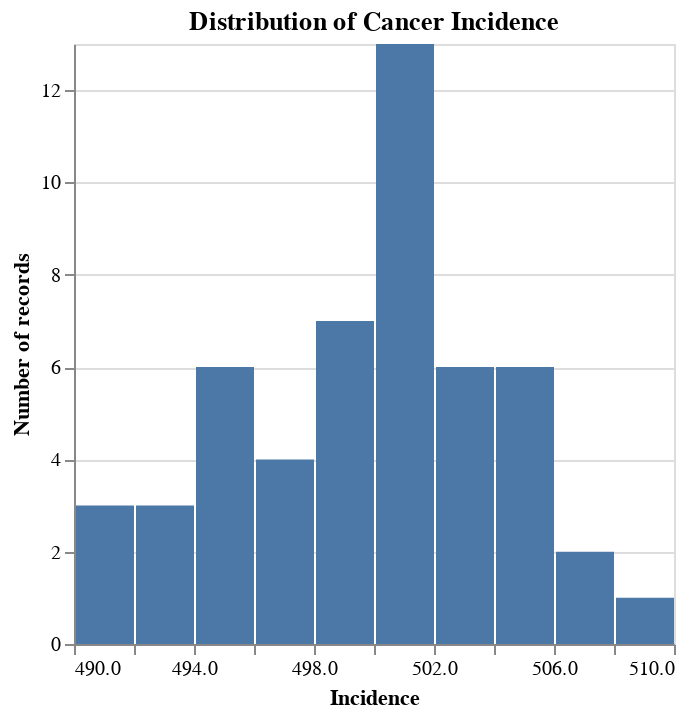

Here is the notebook cell this chart was saved with:
### Code cell
alt.Chart(cancer_country_avg).mark_bar().encode(
    alt.X("Incidence", bin=True, title='Incidence'),
    alt.Y("count()", title='Number of records')
).properties(
    title='Distribution of Cancer Incidence'
)

### Figure 1 — Vega-Lite specification as saved in the notebook (floating-point values rounded to 4 significant figures)
{"config": {"view": {"continuousWidth": 300, "continuousHeight": 300}}, "data": {"name": "data-49e2730cd25be669190bbca8ca818474"}, "mark": {"type": "bar"}, "encoding": {"x": {"bin": true, "field": "Incidence", "title": "Incidence", "type": "quantitative"}, "y": {"aggregate": "count", "title": "Number of records", "type": "quantitative"}}, "title": "Distribution of Cancer Incidence", "$schema": "https://vega.github.io/schema/vega-lite/v5.20.1.json", "datasets": {"data-49e2730cd25be669190bbca8ca818474": [{"Country": "Afghanistan", "Incidence": 507.6, "Mortality": 253.6, "Prevalence": 1037.0, "Urban_Population": 60.26, "Health_Expenditure_%GDP": 8.99, "Tobacco_Use_%": 24.81, "Alcohol_Consumption_Liters": 7.98, "Physical_Activity_%": 50.08, "Obesity_%": 25.04, "Air_Quality_Index": 99.42, "UV_Radiation": 5.99, "Family_History_%": 30.24, "Genetic_Mutation_%": 12.49, "Treatment_Coverage_%": 75.49, "GDP_per_Capita": 39850.0, "Life_Expectancy": 67.52, "Health_Infrastructure_Index": 5.5, "Education_Index": 0.65, "Population_Density": 503.2}, {"Country": "Angola", "Incidence": 501.1, "Mortality": 252.0, "Prevalence": 1039.0, "Urban_Population": 60.54, "Health_Expenditure_%GDP": 9.01, "Tobacco_Use_%": 24.93, "Alcohol_Consumption_Liters": 8.12, "Physical_Activity_%": 50.45, "Obesity_%": 25.23, "Air_Quality_Index": 100.6, "UV_Radiation": 6.06, "Family_History_%": 29.85, "Genetic_Mutation_%": 12.4, "Treatment_Coverage_%": 75.11, "GDP_per_Capita": 39930.0, "Life_Expectancy": 67.54, "Health_Infrastructure_Index": 5.53, "Education_Index": 0.65, "Population_Density": 502.9}, {"Country": "Argentina", "Incidence": 499.3, "Mortality": 252.6, "Prevalence": 1050.0, "Urban_Population": 59.95, "Health_Expenditure_%GDP": 8.92, "Tobacco_Use_%": 25.04, "Alcohol_Consumption_Liters": 7.98, "Physical_Activity_%": 49.57, "Obesity_%": 25.11, "Air_Quality_Index": 99.66, "UV_Radiation": 6.08, "Family_History_%": 30.1, "Genetic_Mutation_%": 12.41, "Treatment_Coverage_%": 74.86, "GDP_per_Capita": 40750.0, "Life_Expectancy": 67.4, "Health_Infrastructure_Index": 5.52, "Education_Index": 0.65, "Population_Density": 508.1}, {"Country": "Australia", "Incidence": 491.4, "Mortality": 252.3, "Prevalence": 1057.0, "Urban_Population": 59.58, "Health_Expenditure_%GDP": 8.98, "Tobacco_Use_%": 25.09, "Alcohol_Consumption_Liters": 8.12, "Physical_Activity_%": 49.74, "Obesity_%": 24.66, "Air_Quality_Index": 99.86, "UV_Radiation": 5.99, "Family_History_%": 30.12, "Genetic_Mutation_%": 12.56, "Treatment_Coverage_%": 75.02, "GDP_per_Capita": 41080.0, "Life_Expectancy": 67.42, "Health_Infrastructure_Index": 5.55, "Education_Index": 0.65, "Population_Density": 511.0}, {"Country": "Bangladesh", "Incidence": 498.3, "Mortality": 247.8, "Prevalence": 1053.0, "Urban_Population": 60.05, "Health_Expenditure_%GDP": 8.98, "Tobacco_Use_%": 25.23, "Alcohol_Consumption_Liters": 8.01, "Physical_Activity_%": 50.1, "Obesity_%": 25.12, "Air_Quality_Index": 99.83, "UV_Radiation": 6.0, "Family_History_%": 30.01, "Genetic_Mutation_%": 12.4, "Treatment_Coverage_%": 75.31, "GDP_per_Capita": 40630.0, "Life_Expectancy": 67.17, "Health_Infrastructure_Index": 5.49, "Education_Index": 0.65, "Population_Density": 509.0}, {"Country": "Brazil", "Incidence": 509.8, "Mortality": 246.8, "Prevalence": 1047.0, "Urban_Population": 59.73, "Health_Expenditure_%GDP": 9.01, "Tobacco_Use_%": 25.17, "Alcohol_Consumption_Liters": 8.09, "Physical_Activity_%": 50.36, "Obesity_%": 25.12, "Air_Quality_Index": 100.2, "UV_Radiation": 5.94, "Family_History_%": 30.15, "Genetic_Mutation_%": 12.54, "Treatment_Coverage_%": 75.22, "GDP_per_Capita": 40450.0, "Life_Expectancy": 67.68, "Health_Infrastructure_Index": 5.45, "Education_Index": 0.65, "Population_Density": 507.6}, {"Country": "Cameroon", "Incidence": 497.0, "Mortality": 251.5, "Prevalence": 1042.0, "Urban_Population": 60.06, "Health_Expenditure_%GDP": 8.96, "Tobacco_Use_%": 25.18, "Alcohol_Consumption_Liters": 8.03, "Physical_Activity_%": 49.9, "Obesity_%": 25.26, "Air_Quality_Index": 99.91, "UV_Radiation": 5.97, "Family_History_%": 30.07, "Genetic_Mutation_%": 12.4, "Treatment_Coverage_%": 75.02, "GDP_per_Capita": 40250.0, "Life_Expectancy": 67.39, "Health_Infrastructure_Index": 5.47, "Education_Index": 0.65, "Population_Density": 500.4}, {"Country": "Canada", "Incidence": 504.1, "Mortality": 246.7, "Prevalence": 1059.0, "Urban_Population": 59.63, "Health_Expenditure_%GDP": 9.0, "Tobacco_Use_%": 24.86, "Alcohol_Consumption_Liters": 8.07, "Physical_Activity_%": 49.95, "Obesity_%": 25.17, "Air_Quality_Index": 100.4, "UV_Radiation": 5.95, "Family_History_%": 29.87, "Genetic_Mutation_%": 12.49, "Treatment_Coverage_%": 75.46, "GDP_per_Capita": 39850.0, "Life_Expectancy": 67.38, "Health_Infrastructure_Index": 5.5, "Education_Index": 0.65, "Population_Density": 517.9}, {"Country": "China", "Incidence": 495.2, "Mortality": 248.9, "Prevalence": 1054.0, "Urban_Population": 60.1, "Health_Expenditure_%GDP": 8.92, "Tobacco_Use_%": 24.76, "Alcohol_Consumption_Liters": 8.09, "Physical_Activity_%": 49.97, "Obesity_%": 25.23, "Air_Quality_Index": 99.72, "UV_Radiation": 5.98, "Family_History_%": 30.04, "Genetic_Mutation_%": 12.51, "Treatment_Coverage_%": 74.89, "GDP_per_Capita": 40640.0, "Life_Expectancy": 67.96, "Health_Infrastructure_Index": 5.48, "Education_Index": 0.65, "Population_Density": 504.7}, {"Country": "Colombia", "Incidence": 501.6, "Mortality": 250.2, "Prevalence": 1052.0, "Urban_Population": 60.57, "Health_Expenditure_%GDP": 9.02, "Tobacco_Use_%": 24.95, "Alcohol_Consumption_Liters": 8.12, "Physical_Activity_%": 49.78, "Obesity_%": 25.07, "Air_Quality_Index": 100.4, "UV_Radiation": 5.99, "Family_History_%": 29.95, "Genetic_Mutation_%": 12.56, "Treatment_Coverage_%": 74.95, "GDP_per_Capita": 40660.0, "Life_Expectancy": 67.35, "Health_Infrastructure_Index": 5.52, "Education_Index": 0.65, "Population_Density": 506.1}, {"Country": "DR Congo", "Incidence": 504.6, "Mortality": 249.6, "Prevalence": 1056.0, "Urban_Population": 60.19, "Health_Expenditure_%GDP": 9.01, "Tobacco_Use_%": 25.03, "Alcohol_Consumption_Liters": 8.0, "Physical_Activity_%": 49.42, "Obesity_%": 24.96, "Air_Quality_Index": 98.25, "UV_Radiation": 5.97, "Family_History_%": 29.65, "Genetic_Mutation_%": 12.5, "Treatment_Coverage_%": 75.35, "GDP_per_Capita": 40690.0, "Life_Expectancy": 67.51, "Health_Infrastructure_Index": 5.46, "Education_Index": 0.65, "Population_Density": 509.9}, {"Country": "Egypt", "Incidence": 497.0, "Mortality": 248.0, "Prevalence": 1031.0, "Urban_Population": 60.06, "Health_Expenditure_%GDP": 9.0, "Tobacco_Use_%": 25.03, "Alcohol_Consumption_Liters": 7.98, "Physical_Activity_%": 49.54, "Obesity_%": 24.8, "Air_Quality_Index": 99.76, "UV_Radiation": 6.08, "Family_History_%": 29.79, "Genetic_Mutation_%": 12.53, "Treatment_Coverage_%": 74.61, "GDP_per_Capita": 40460.0, "Life_Expectancy": 67.48, "Health_Infrastructure_Index": 5.47, "Education_Index": 0.65, "Population_Density": 504.9}, {"Country": "Ethiopia", "Incidence": 504.4, "Mortality": 247.3, "Prevalence": 1049.0, "Urban_Population": 60.23, "Health_Expenditure_%GDP": 9.08, "Tobacco_Use_%": 24.83, "Alcohol_Consumption_Liters": 7.86, "Physical_Activity_%": 49.69, "Obesity_%": 25.07, "Air_Quality_Index": 101.1, "UV_Radiation": 6.01, "Family_History_%": 29.79, "Genetic_Mutation_%": 12.53, "Treatment_Coverage_%": 74.94, "GDP_per_Capita": 40600.0, "Life_Expectancy": 67.42, "Health_Infrastructure_Index": 5.46, "Education_Index": 0.65, "Population_Density": 501.8}, {"Country": "France", "Incidence": 493.3, "Mortality": 247.2, "Prevalence": 1050.0, "Urban_Population": 60.1, "Health_Expenditure_%GDP": 9.04, "Tobacco_Use_%": 24.86, "Alcohol_Consumption_Liters": 7.99, "Physical_Activity_%": 50.15, "Obesity_%": 24.93, "Air_Quality_Index": 101.0, "UV_Radiation": 6.06, "Family_History_%": 30.1, "Genetic_Mutation_%": 12.44, "Treatment_Coverage_%": 74.81, "GDP_per_Capita": 40140.0, "Life_Expectancy": 67.48, "Health_Infrastructure_Index": 5.46, "Education_Index": 0.65, "Population_Density": 512.8}, {"Country": "Germany", "Incidence": 501.6, "Mortality": 250.1, "Prevalence": 1049.0, "Urban_Population": 59.64, "Health_Expenditure_%GDP": 9.01, "Tobacco_Use_%": 25.23, "Alcohol_Consumption_Liters": 8.03, "Physical_Activity_%": 50.03, "Obesity_%": 25.26, "Air_Quality_Index": 100.4, "UV_Radiation": 6.03, "Family_History_%": 29.8, "Genetic_Mutation_%": 12.54, "Treatment_Coverage_%": 74.71, "GDP_per_Capita": 40570.0, "Life_Expectancy": 67.55, "Health_Infrastructure_Index": 5.53, "Education_Index": 0.65, "Population_Density": 509.9}, {"Country": "Ghana", "Incidence": 502.1, "Mortality": 251.4, "Prevalence": 1059.0, "Urban_Population": 59.94, "Health_Expenditure_%GDP": 8.98, "Tobacco_Use_%": 25.41, "Alcohol_Consumption_Liters": 7.93, "Physical_Activity_%": 50.24, "Obesity_%": 24.91, "Air_Quality_Index": 101.8, "UV_Radiation": 6.05, "Family_History_%": 30.21, "Genetic_Mutation_%": 12.49, "Treatment_Coverage_%": 74.73, "GDP_per_Capita": 40130.0, "Life_Expectancy": 67.27, "Health_Infrastructure_Index": 5.52, "Education_Index": 0.65, "Population_Density": 501.5}, {"Country": "India", "Incidence": 495.4, "Mortality": 248.1, "Prevalence": 1044.0, "Urban_Population": 59.49, "Health_Expenditure_%GDP": 9.03, "Tobacco_Use_%": 24.99, "Alcohol_Consumption_Liters": 7.97, "Physical_Activity_%": 50.01, "Obesity_%": 24.86, "Air_Quality_Index": 99.19, "UV_Radiation": 6.01, "Family_History_%": 29.85, "Genetic_Mutation_%": 12.4, "Treatment_Coverage_%": 74.92, "GDP_per_Capita": 40610.0, "Life_Expectancy": 67.74, "Health_Infrastructure_Index": 5.5, "Education_Index": 0.65, "Population_Density": 498.0}, {"Country": "Indonesia", "Incidence": 494.3, "Mortality": 254.9, "Prevalence": 1065.0, "Urban_Population": 59.71, "Health_Expenditure_%GDP": 8.93, "Tobacco_Use_%": 24.99, "Alcohol_Consumption_Liters": 8.04, "Physical_Activity_%": 50.13, "Obesity_%": 24.79, "Air_Quality_Index": 97.81, "UV_Radiation": 5.98, "Family_History_%": 29.49, "Genetic_Mutation_%": 12.4, "Treatment_Coverage_%": 75.37, "GDP_per_Capita": 40960.0, "Life_Expectancy": 67.41, "Health_Infrastructure_Index": 5.56, "Education_Index": 0.65, "Population_Density": 506.0}, {"Country": "Iran", "Incidence": 498.8, "Mortality": 251.3, "Prevalence": 1044.0, "Urban_Population": 60.22, "Health_Expenditure_%GDP": 8.98, "Tobacco_Use_%": 24.75, "Alcohol_Consumption_Liters": 8.06, "Physical_Activity_%": 49.64, "Obesity_%": 25.02, "Air_Quality_Index": 96.83, "UV_Radiation": 6.02, "Family_History_%": 30.01, "Genetic_Mutation_%": 12.59, "Treatment_Coverage_%": 75.14, "GDP_per_Capita": 40530.0, "Life_Expectancy": 67.77, "Health_Infrastructure_Index": 5.42, "Education_Index": 0.65, "Population_Density": 502.0}, {"Country": "Iraq", "Incidence": 504.0, "Mortality": 247.6, "Prevalence": 1048.0, "Urban_Population": 59.97, "Health_Expenditure_%GDP": 8.97, "Tobacco_Use_%": 24.88, "Alcohol_Consumption_Liters": 8.01, "Physical_Activity_%": 49.58, "Obesity_%": 25.11, "Air_Quality_Index": 98.89, "UV_Radiation": 6.07, "Family_History_%": 29.88, "Genetic_Mutation_%": 12.55, "Treatment_Coverage_%": 74.8, "GDP_per_Capita": 41030.0, "Life_Expectancy": 67.25, "Health_Infrastructure_Index": 5.34, "Education_Index": 0.65, "Population_Density": 506.0}, {"Country": "Italy", "Incidence": 496.3, "Mortality": 247.3, "Prevalence": 1055.0, "Urban_Population": 59.93, "Health_Expenditure_%GDP": 9.08, "Tobacco_Use_%": 25.08, "Alcohol_Consumption_Liters": 8.04, "Physical_Activity_%": 50.04, "Obesity_%": 25.24, "Air_Quality_Index": 99.13, "UV_Radiation": 5.97, "Family_History_%": 29.91, "Genetic_Mutation_%": 12.46, "Treatment_Coverage_%": 74.98, "GDP_per_Capita": 41130.0, "Life_Expectancy": 67.53, "Health_Infrastructure_Index": 5.51, "Education_Index": 0.65, "Population_Density": 496.6}, {"Country": "Japan", "Incidence": 506.2, "Mortality": 246.9, "Prevalence": 1054.0, "Urban_Population": 59.97, "Health_Expenditure_%GDP": 8.99, "Tobacco_Use_%": 25.23, "Alcohol_Consumption_Liters": 8.03, "Physical_Activity_%": 50.32, "Obesity_%": 24.9, "Air_Quality_Index": 99.38, "UV_Radiation": 6.01, "Family_History_%": 29.6, "Genetic_Mutation_%": 12.49, "Treatment_Coverage_%": 75.37, "GDP_per_Capita": 40110.0, "Life_Expectancy": 67.72, "Health_Infrastructure_Index": 5.46, "Education_Index": 0.65, "Population_Density": 506.5}, {"Country": "Madagascar", "Incidence": 501.5, "Mortality": 248.2, "Prevalence": 1054.0, "Urban_Population": 59.84, "Health_Expenditure_%GDP": 9.03, "Tobacco_Use_%": 25.2, "Alcohol_Consumption_Liters": 8.19, "Physical_Activity_%": 49.88, "Obesity_%": 25.17, "Air_Quality_Index": 99.18, "UV_Radiation": 5.95, "Family_History_%": 29.89, "Genetic_Mutation_%": 12.52, "Treatment_Coverage_%": 75.12, "GDP_per_Capita": 40410.0, "Life_Expectancy": 67.59, "Health_Infrastructure_Index": 5.49, "Education_Index": 0.65, "Population_Density": 502.4}, {"Country": "Malaysia", "Incidence": 498.1, "Mortality": 245.7, "Prevalence": 1066.0, "Urban_Population": 59.88, "Health_Expenditure_%GDP": 9.07, "Tobacco_Use_%": 24.94, "Alcohol_Consumption_Liters": 7.98, "Physical_Activity_%": 51.04, "Obesity_%": 24.9, "Air_Quality_Index": 98.36, "UV_Radiation": 6.0, "Family_History_%": 30.15, "Genetic_Mutation_%": 12.59, "Treatment_Coverage_%": 74.75, "GDP_per_Capita": 40490.0, "Life_Expectancy": 67.56, "Health_Infrastructure_Index": 5.49, "Education_Index": 0.65, "Population_Density": 509.7}, {"Country": "Mexico", "Incidence": 503.3, "Mortality": 251.8, "Prevalence": 1048.0, "Urban_Population": 59.92, "Health_Expenditure_%GDP": 8.86, "Tobacco_Use_%": 25.23, "Alcohol_Consumption_Liters": 8.12, "Physical_Activity_%": 50.08, "Obesity_%": 24.87, "Air_Quality_Index": 98.96, "UV_Radiation": 6.08, "Family_History_%": 30.07, "Genetic_Mutation_%": 12.45, "Treatment_Coverage_%": 75.22, "GDP_per_Capita": 40650.0, "Life_Expectancy": 67.36, "Health_Infrastructure_Index": 5.54, "Education_Index": 0.65, "Population_Density": 506.8}, {"Country": "Morocco", "Incidence": 492.4, "Mortality": 250.1, "Prevalence": 1059.0, "Urban_Population": 59.59, "Health_Expenditure_%GDP": 8.95, "Tobacco_Use_%": 25.01, "Alcohol_Consumption_Liters": 7.97, "Physical_Activity_%": 49.61, "Obesity_%": 24.83, "Air_Quality_Index": 99.89, "UV_Radiation": 5.99, "Family_History_%": 30.01, "Genetic_Mutation_%": 12.52, "Treatment_Coverage_%": 75.03, "GDP_per_Capita": 40720.0, "Life_Expectancy": 67.11, "Health_Infrastructure_Index": 5.51, "Education_Index": 0.65, "Population_Density": 505.3}, {"Country": "Mozambique", "Incidence": 490.6, "Mortality": 249.1, "Prevalence": 1055.0, "Urban_Population": 60.74, "Health_Expenditure_%GDP": 8.99, "Tobacco_Use_%": 25.12, "Alcohol_Consumption_Liters": 7.96, "Physical_Activity_%": 50.56, "Obesity_%": 25.11, "Air_Quality_Index": 99.11, "UV_Radiation": 6.03, "Family_History_%": 30.03, "Genetic_Mutation_%": 12.6, "Treatment_Coverage_%": 74.85, "GDP_per_Capita": 41040.0, "Life_Expectancy": 67.74, "Health_Infrastructure_Index": 5.46, "Education_Index": 0.65, "Population_Density": 497.1}, {"Country": "Nepal", "Incidence": 503.6, "Mortality": 248.1, "Prevalence": 1053.0, "Urban_Population": 59.73, "Health_Expenditure_%GDP": 9.1, "Tobacco_Use_%": 24.88, "Alcohol_Consumption_Liters": 7.91, "Physical_Activity_%": 49.66, "Obesity_%": 24.87, "Air_Quality_Index": 100.4, "UV_Radiation": 6.01, "Family_History_%": 30.03, "Genetic_Mutation_%": 12.52, "Treatment_Coverage_%": 74.69, "GDP_per_Capita": 40790.0, "Life_Expectancy": 67.73, "Health_Infrastructure_Index": 5.47, "Education_Index": 0.65, "Population_Density": 515.9}, {"Country": "Niger", "Incidence": 491.8, "Mortality": 245.3, "Prevalence": 1038.0, "Urban_Population": 60.21, "Health_Expenditure_%GDP": 8.99, "Tobacco_Use_%": 25.35, "Alcohol_Consumption_Liters": 8.03, "Physical_Activity_%": 49.68, "Obesity_%": 24.92, "Air_Quality_Index": 98.18, "UV_Radiation": 6.02, "Family_History_%": 30.2, "Genetic_Mutation_%": 12.52, "Treatment_Coverage_%": 75.35, "GDP_per_Capita": 40150.0, "Life_Expectancy": 67.42, "Health_Infrastructure_Index": 5.61, "Education_Index": 0.65, "Population_Density": 504.9}, {"Country": "Nigeria", "Incidence": 499.0, "Mortality": 254.2, "Prevalence": 1040.0, "Urban_Population": 59.7, "Health_Expenditure_%GDP": 8.99, "Tobacco_Use_%": 24.82, "Alcohol_Consumption_Liters": 7.92, "Physical_Activity_%": 49.95, "Obesity_%": 24.78, "Air_Quality_Index": 100.9, "UV_Radiation": 6.09, "Family_History_%": 30.0, "Genetic_Mutation_%": 12.52, "Treatment_Coverage_%": 74.97, "GDP_per_Capita": 40450.0, "Life_Expectancy": 67.44, "Health_Infrastructure_Index": 5.56, "Education_Index": 0.65, "Population_Density": 508.1}, {"Country": "Pakistan", "Incidence": 495.6, "Mortality": 249.7, "Prevalence": 1033.0, "Urban_Population": 60.53, "Health_Expenditure_%GDP": 8.96, "Tobacco_Use_%": 24.89, "Alcohol_Consumption_Liters": 8.0, "Physical_Activity_%": 50.09, "Obesity_%": 25.13, "Air_Quality_Index": 96.79, "UV_Radiation": 5.98, "Family_History_%": 29.86, "Genetic_Mutation_%": 12.43, "Treatment_Coverage_%": 74.87, "GDP_per_Capita": 41000.0, "Life_Expectancy": 67.06, "Health_Infrastructure_Index": 5.5, "Education_Index": 0.65, "Population_Density": 508.6}, {"Country": "Peru", "Incidence": 504.2, "Mortality": 244.5, "Prevalence": 1044.0, "Urban_Population": 59.72, "Health_Expenditure_%GDP": 8.9, "Tobacco_Use_%": 25.1, "Alcohol_Consumption_Liters": 7.95, "Physical_Activity_%": 49.97, "Obesity_%": 25.34, "Air_Quality_Index": 100.3, "UV_Radiation": 6.0, "Family_History_%": 29.98, "Genetic_Mutation_%": 12.5, "Treatment_Coverage_%": 75.1, "GDP_per_Capita": 40930.0, "Life_Expectancy": 67.53, "Health_Infrastructure_Index": 5.5, "Education_Index": 0.65, "Population_Density": 502.6}, {"Country": "Philippines", "Incidence": 500.2, "Mortality": 250.9, "Prevalence": 1046.0, "Urban_Population": 59.41, "Health_Expenditure_%GDP": 9.08, "Tobacco_Use_%": 25.25, "Alcohol_Consumption_Liters": 8.01, "Physical_Activity_%": 50.28, "Obesity_%": 24.81, "Air_Quality_Index": 101.7, "UV_Radiation": 6.01, "Family_History_%": 30.22, "Genetic_Mutation_%": 12.6, "Treatment_Coverage_%": 75.06, "GDP_per_Capita": 40570.0, "Life_Expectancy": 67.43, "Health_Infrastructure_Index": 5.5, "Education_Index": 0.65, "Population_Density": 508.4}, {"Country": "Poland", "Incidence": 495.3, "Mortality": 252.8, "Prevalence": 1059.0, "Urban_Population": 59.81, "Health_Expenditure_%GDP": 8.91, "Tobacco_Use_%": 25.3, "Alcohol_Consumption_Liters": 8.1, "Physical_Activity_%": 49.81, "Obesity_%": 24.78, "Air_Quality_Index": 99.58, "UV_Radiation": 6.01, "Family_History_%": 30.03, "Genetic_Mutation_%": 12.5, "Treatment_Coverage_%": 74.65, "GDP_per_Capita": 40200.0, "Life_Expectancy": 67.33, "Health_Infrastructure_Index": 5.47, "Education_Index": 0.65, "Population_Density": 507.9}, {"Country": "Russia", "Incidence": 501.3, "Mortality": 248.7, "Prevalence": 1068.0, "Urban_Population": 60.03, "Health_Expenditure_%GDP": 8.99, "Tobacco_Use_%": 25.02, "Alcohol_Consumption_Liters": 7.9, "Physical_Activity_%": 50.09, "Obesity_%": 24.83, "Air_Quality_Index": 99.28, "UV_Radiation": 5.99, "Family_History_%": 30.09, "Genetic_Mutation_%": 12.47, "Treatment_Coverage_%": 75.24, "GDP_per_Capita": 40580.0, "Life_Expectancy": 67.52, "Health_Infrastructure_Index": 5.5, "Education_Index": 0.65, "Population_Density": 498.6}, {"Country": "Saudi Arabia", "Incidence": 494.1, "Mortality": 249.5, "Prevalence": 1041.0, "Urban_Population": 59.79, "Health_Expenditure_%GDP": 8.88, "Tobacco_Use_%": 24.96, "Alcohol_Consumption_Liters": 7.98, "Physical_Activity_%": 50.55, "Obesity_%": 24.96, "Air_Quality_Index": 100.0, "UV_Radiation": 5.99, "Family_History_%": 29.81, "Genetic_Mutation_%": 12.43, "Treatment_Coverage_%": 75.08, "GDP_per_Capita": 40600.0, "Life_Expectancy": 67.49, "Health_Infrastructure_Index": 5.47, "Education_Index": 0.65, "Population_Density": 496.6}, {"Country": "South Africa", "Incidence": 498.4, "Mortality": 247.0, "Prevalence": 1042.0, "Urban_Population": 59.72, "Health_Expenditure_%GDP": 9.01, "Tobacco_Use_%": 24.97, "Alcohol_Consumption_Liters": 8.08, "Physical_Activity_%": 50.91, "Obesity_%": 24.9, "Air_Quality_Index": 99.81, "UV_Radiation": 5.98, "Family_History_%": 30.64, "Genetic_Mutation_%": 12.45, "Treatment_Coverage_%": 75.09, "GDP_per_Capita": 39970.0, "Life_Expectancy": 67.42, "Health_Infrastructure_Index": 5.53, "Education_Index": 0.65, "Population_Density": 500.5}, {"Country": "South Korea", "Incidence": 503.3, "Mortality": 248.2, "Prevalence": 1059.0, "Urban_Population": 60.42, "Health_Expenditure_%GDP": 8.98, "Tobacco_Use_%": 24.98, "Alcohol_Consumption_Liters": 8.19, "Physical_Activity_%": 50.04, "Obesity_%": 25.12, "Air_Quality_Index": 99.1, "UV_Radiation": 5.98, "Family_History_%": 30.17, "Genetic_Mutation_%": 12.56, "Treatment_Coverage_%": 74.7, "GDP_per_Capita": 40510.0, "Life_Expectancy": 67.23, "Health_Infrastructure_Index": 5.47, "Education_Index": 0.65, "Population_Density": 515.0}, {"Country": "Spain", "Incidence": 501.2, "Mortality": 252.4, "Prevalence": 1047.0, "Urban_Population": 59.83, "Health_Expenditure_%GDP": 9.01, "Tobacco_Use_%": 24.99, "Alcohol_Consumption_Liters": 7.97, "Physical_Activity_%": 50.15, "Obesity_%": 25.04, "Air_Quality_Index": 99.5, "UV_Radiation": 6.01, "Family_History_%": 30.13, "Genetic_Mutation_%": 12.48, "Treatment_Coverage_%": 75.34, "GDP_per_Capita": 40800.0, "Life_Expectancy": 67.37, "Health_Infrastructure_Index": 5.54, "Education_Index": 0.65, "Population_Density": 506.6}, {"Country": "Sri Lanka", "Incidence": 502.4, "Mortality": 250.4, "Prevalence": 1046.0, "Urban_Population": 60.0, "Health_Expenditure_%GDP": 9.12, "Tobacco_Use_%": 24.93, "Alcohol_Consumption_Liters": 7.93, "Physical_Activity_%": 50.0, "Obesity_%": 24.96, "Air_Quality_Index": 98.27, "UV_Radiation": 5.9, "Family_History_%": 30.0, "Genetic_Mutation_%": 12.38, "Treatment_Coverage_%": 75.15, "GDP_per_Capita": 41370.0, "Life_Expectancy": 67.63, "Health_Infrastructure_Index": 5.48, "Education_Index": 0.65, "Population_Density": 511.1}, {"Country": "Sudan", "Incidence": 493.5, "Mortality": 249.3, "Prevalence": 1053.0, "Urban_Population": 59.85, "Health_Expenditure_%GDP": 8.97, "Tobacco_Use_%": 25.37, "Alcohol_Consumption_Liters": 7.92, "Physical_Activity_%": 50.15, "Obesity_%": 24.84, "Air_Quality_Index": 101.0, "UV_Radiation": 6.01, "Family_History_%": 29.87, "Genetic_Mutation_%": 12.51, "Treatment_Coverage_%": 74.8, "GDP_per_Capita": 40490.0, "Life_Expectancy": 67.48, "Health_Infrastructure_Index": 5.47, "Education_Index": 0.65, "Population_Density": 503.9}, {"Country": "Thailand", "Incidence": 499.2, "Mortality": 250.9, "Prevalence": 1060.0, "Urban_Population": 60.17, "Health_Expenditure_%GDP": 9.01, "Tobacco_Use_%": 25.18, "Alcohol_Consumption_Liters": 8.0, "Physical_Activity_%": 50.07, "Obesity_%": 25.24, "Air_Quality_Index": 98.51, "UV_Radiation": 5.99, "Family_History_%": 29.8, "Genetic_Mutation_%": 12.47, "Treatment_Coverage_%": 74.97, "GDP_per_Capita": 39740.0, "Life_Expectancy": 67.4, "Health_Infrastructure_Index": 5.55, "Education_Index": 0.65, "Population_Density": 500.6}, {"Country": "Turkey", "Incidence": 505.2, "Mortality": 250.6, "Prevalence": 1061.0, "Urban_Population": 60.26, "Health_Expenditure_%GDP": 9.06, "Tobacco_Use_%": 25.32, "Alcohol_Consumption_Liters": 8.02, "Physical_Activity_%": 49.86, "Obesity_%": 24.77, "Air_Quality_Index": 99.17, "UV_Radiation": 5.93, "Family_History_%": 29.8, "Genetic_Mutation_%": 12.52, "Treatment_Coverage_%": 75.26, "GDP_per_Capita": 40790.0, "Life_Expectancy": 67.21, "Health_Infrastructure_Index": 5.44, "Education_Index": 0.65, "Population_Density": 501.7}, {"Country": "Uganda", "Incidence": 501.7, "Mortality": 246.1, "Prevalence": 1040.0, "Urban_Population": 60.14, "Health_Expenditure_%GDP": 9.04, "Tobacco_Use_%": 25.07, "Alcohol_Consumption_Liters": 7.97, "Physical_Activity_%": 49.82, "Obesity_%": 25.0, "Air_Quality_Index": 100.3, "UV_Radiation": 5.99, "Family_History_%": 29.98, "Genetic_Mutation_%": 12.43, "Treatment_Coverage_%": 74.96, "GDP_per_Capita": 40410.0, "Life_Expectancy": 67.75, "Health_Infrastructure_Index": 5.45, "Education_Index": 0.65, "Population_Density": 498.2}, {"Country": "Ukraine", "Incidence": 500.2, "Mortality": 253.3, "Prevalence": 1053.0, "Urban_Population": 60.11, "Health_Expenditure_%GDP": 9.04, "Tobacco_Use_%": 25.01, "Alcohol_Consumption_Liters": 7.95, "Physical_Activity_%": 50.28, "Obesity_%": 24.97, "Air_Quality_Index": 99.01, "UV_Radiation": 6.04, "Family_History_%": 29.91, "Genetic_Mutation_%": 12.42, "Treatment_Coverage_%": 74.85, "GDP_per_Capita": 40070.0, "Life_Expectancy": 67.73, "Health_Infrastructure_Index": 5.52, "Education_Index": 0.65, "Population_Density": 509.0}, {"Country": "United Kingdom", "Incidence": 502.7, "Mortality": 248.8, "Prevalence": 1045.0, "Urban_Population": 60.53, "Health_Expenditure_%GDP": 8.94, "Tobacco_Use_%": 25.01, "Alcohol_Consumption_Liters": 8.02, "Physical_Activity_%": 49.92, "Obesity_%": 24.9, "Air_Quality_Index": 98.91, "UV_Radiation": 6.04, "Family_History_%": 29.44, "Genetic_Mutation_%": 12.55, "Treatment_Coverage_%": 74.6, "GDP_per_Capita": 40470.0, "Life_Expectancy": 67.44, "Health_Infrastructure_Index": 5.53, "Education_Index": 0.65, "Population_Density": 504.3}, {"Country": "United States", "Incidence": 500.1, "Mortality": 248.6, "Prevalence": 1022.0, "Urban_Population": 60.06, "Health_Expenditure_%GDP": 9.04, "Tobacco_Use_%": 24.83, "Alcohol_Consumption_Liters": 8.08, "Physical_Activity_%": 50.31, "Obesity_%": 24.9, "Air_Quality_Index": 100.4, "UV_Radiation": 5.94, "Family_History_%": 29.83, "Genetic_Mutation_%": 12.49, "Treatment_Coverage_%": 74.52, "GDP_per_Capita": 40810.0, "Life_Expectancy": 67.35, "Health_Infrastructure_Index": 5.58, "Education_Index": 0.65, "Population_Density": 505.8}, {"Country": "Uzbekistan", "Incidence": 500.3, "Mortality": 246.8, "Prevalence": 1046.0, "Urban_Population": 60.24, "Health_Expenditure_%GDP": 9.1, "Tobacco_Use_%": 25.12, "Alcohol_Consumption_Liters": 8.14, "Physical_Activity_%": 49.95, "Obesity_%": 25.23, "Air_Quality_Index": 98.31, "UV_Radiation": 5.96, "Family_History_%": 29.7, "Genetic_Mutation_%": 12.49, "Treatment_Coverage_%": 75.09, "GDP_per_Capita": 40800.0, "Life_Expectancy": 67.36, "Health_Infrastructure_Index": 5.59, "Education_Index": 0.65, "Population_Density": 505.4}, {"Country": "Venezuela", "Incidence": 497.6, "Mortality": 245.5, "Prevalence": 1060.0, "Urban_Population": 60.01, "Health_Expenditure_%GDP": 8.92, "Tobacco_Use_%": 25.06, "Alcohol_Consumption_Liters": 8.04, "Physical_Activity_%": 50.31, "Obesity_%": 24.79, "Air_Quality_Index": 97.37, "UV_Radiation": 6.0, "Family_History_%": 30.09, "Genetic_Mutation_%": 12.38, "Treatment_Coverage_%": 75.6, "GDP_per_Capita": 41130.0, "Life_Expectancy": 67.49, "Health_Infrastructure_Index": 5.5, "Education_Index": 0.65, "Population_Density": 509.5}, {"Country": "Vietnam", "Incidence": 500.6, "Mortality": 250.4, "Prevalence": 1050.0, "Urban_Population": 59.81, "Health_Expenditure_%GDP": 9.02, "Tobacco_Use_%": 25.03, "Alcohol_Consumption_Liters": 7.83, "Physical_Activity_%": 50.43, "Obesity_%": 25.15, "Air_Quality_Index": 98.93, "UV_Radiation": 6.01, "Family_History_%": 29.76, "Genetic_Mutation_%": 12.3, "Treatment_Coverage_%": 74.88, "GDP_per_Capita": 40460.0, "Life_Expectancy": 67.71, "Health_Infrastructure_Index": 5.57, "Education_Index": 0.65, "Population_Density": 503.5}, {"Country": "Yemen", "Incidence": 501.5, "Mortality": 246.4, "Prevalence": 1056.0, "Urban_Population": 59.78, "Health_Expenditure_%GDP": 9.01, "Tobacco_Use_%": 24.84, "Alcohol_Consumption_Liters": 7.99, "Physical_Activity_%": 49.34, "Obesity_%": 24.84, "Air_Quality_Index": 101.0, "UV_Radiation": 5.96, "Family_History_%": 30.19, "Genetic_Mutation_%": 12.59, "Treatment_Coverage_%": 75.29, "GDP_per_Capita": 39950.0, "Life_Expectancy": 67.08, "Health_Infrastructure_Index": 5.43, "Education_Index": 0.65, "Population_Density": 508.4}]}}
